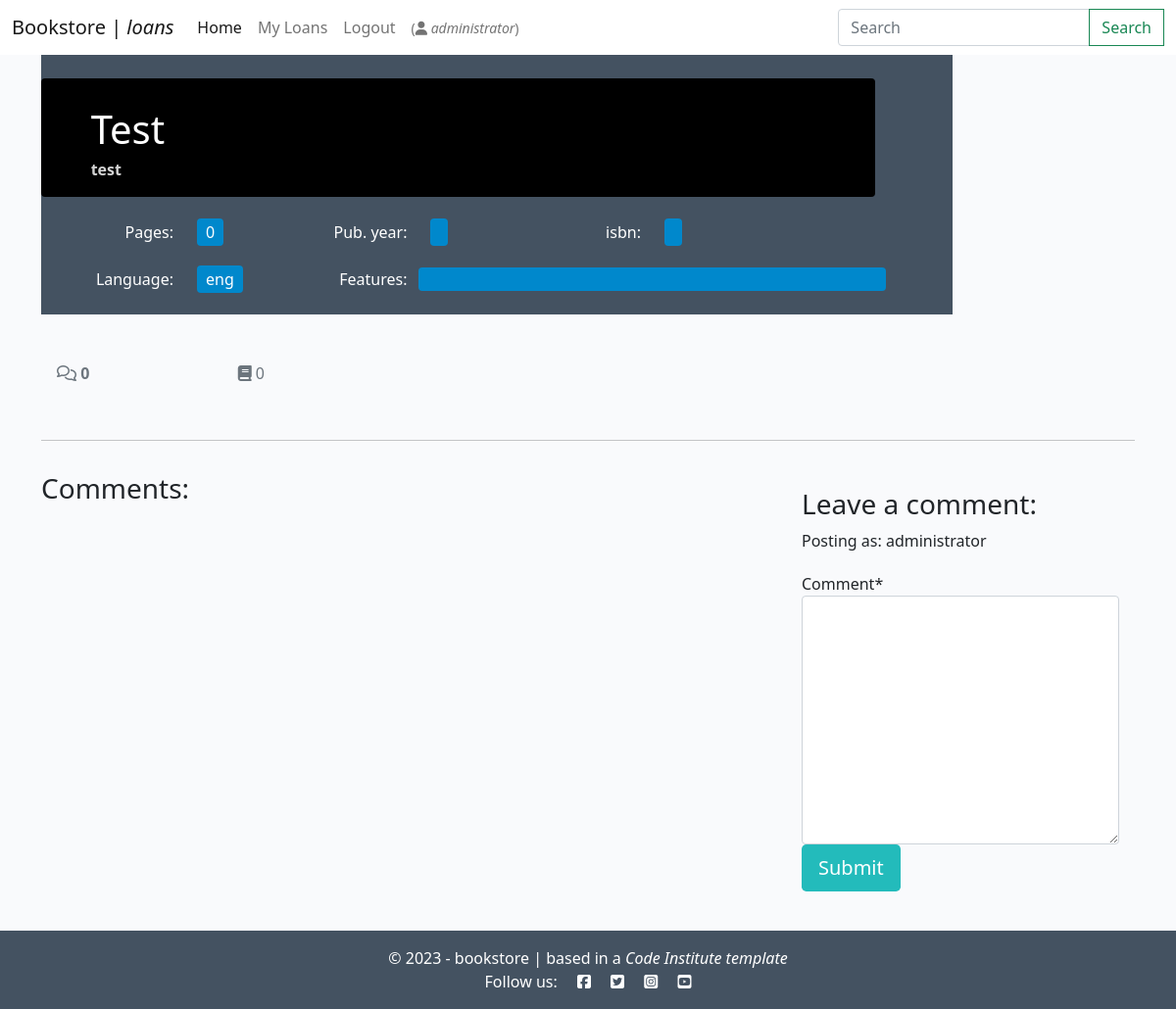
Page /test/ (signed in) on the committed database.
### loans/models.py (models this page shows, shortened)
class Book(models.Model):
    title = models.CharField(max_length=150, unique=False)
    slug = models.SlugField(max_length=155, unique=True)
    author = models.CharField(max_length=150, unique=False)
    number_of_items = models.IntegerField(default=1)
    items_to_loan = models.IntegerField(default=0)
    pub_year = models.DateTimeField(blank=True, null=True)
    publisher = models.CharField(max_length=100, unique=False, blank=True)
    pages = models.IntegerField(default=0)
    isbn = models.CharField(max_length=13, unique=False, blank=True)
    language = models.CharField(max_length=3, default="eng", unique=False)
    translators = models.CharField(max_length=200, unique=False, blank=True)
    description = models.TextField(blank=True)
    cover = CloudinaryField('image', default='notimage')
    features = models.TextField(blank=True)
    created_on = models.DateTimeField(auto_now_add=True)
    updated_on = models.DateTimeField(auto_now=True)
    class Meta:
        ordering = ["-created_on"]
    def items_available_to_loan(self):
        books_on_loan = self.items_to_loan - self.book_loans.filter(status__lt=3).count()
        if (self.items_to_loan > 0):
            return f" {books_on_loan} (of {self.items_to_loan})"
        else:
            return "0"

### loans/views.py (the view, shortened to what this page needs)
# urls.py: path('<slug:slug>/', views.BookDetail.as_view(), name='book_detail'),
class BookDetail(View):
    def get(self, request, slug, *args, **kwargs):
        queryset = Book.objects
        book = get_object_or_404(queryset, slug=slug)
        comments = book.book_comments.filter(approved=True).order_by("-created_on")
        loans = book.book_loans.filter(user=request.user, status__lt=3).order_by("-created_on")
        message_action = ""
        return render(
            request,
            "book_detail.html",
            {
                "book": book,
                "comments": comments,
                "loans": loans,
                "commented": False,
                "comment_form": CommentForm(),
                "message_action": message_action
            },
        )

### loans/forms.py
class CommentForm(forms.ModelForm):
    class Meta:
        model = Comment
        fields = ('comment',)

### templates/book_detail.html (shortened to what this page needs)
{% extends 'base.html' %} {% block content %}
{% load crispy_forms_tags %}
<div class="container">
    <div class="row g-0">
        <div class="col-md-10 masthead-text">
            <br>
            <div class="row">
                <div class="col-md-11">
                    <div class="back-title">
                        <h1 class="book-title">{{ book.title }}</h1>
                        <p class="book-subtitle">{{ book.author }}</p>
                    </div>
                    </div>
                <div class="col-md-1"></div>
            </div>
            <br>
            <div class="row">
                <div class="d-none d-md-block col-md-2 text-end">Pages:</div>
                <div class="d-none d-md-block col-md-1"><span class="fiel_value">{{ book.pages }}</span></div>
                <div class="d-none d-md-block col-md-2 text-end">Pub. year:</div>
                <div class="d-none d-md-block col-md-1"><span class="fiel_value">{{ book.pub_year.year }}</span></div>
                <div class="d-none d-md-block col-md-2 text-end">isbn:</div>
                <div class="d-none d-md-block col-md-1"><span class="fiel_value">{{ book.isbn }}</span></div>
            </div>
            <br>
            <div class="row">
                <div class="d-none d-md-block col-md-2 text-end">Language:</div>
                <div class="d-none d-md-block col-md-1"><span class="fiel_value">{{ book.language }}</span></div>
                <div class="d-none d-md-block col-md-2 text-end">Features:</div>
                <div class="d-none d-md-block col-md-6 fiel_value"></div>
            </div>
            <br>
        </div>
        <div class="col-12 col-md-2 cover_image">
        </div>
    </div>
</div>
<div class="container">
    <div class="row">
        <div class="col card mb-4  mt-3 left  top">
            <div class="card-body">
                <div class="row">
                    <div class="col-2">
                        {% with comments.count as total_comments %}
                        <strong class="text-secondary"><i class="far fa-comments"></i>
                            {{ total_comments }}</strong>
                        {% endwith %}
                    </div>
                    <div class="col-2">
                    {% if " 0 (" in book.items_available_to_loan %}
                    <span class="text-secondary"><i class="fa fa-book-open-reader"></i> <del>{{ book.items_available_to_loan }}</del></span>
                    {% else %}
                    <span class="text-secondary"><i class="fa fa-book"></i> {{ book.items_available_to_loan }}</span>
                    {% endif %}
                    </div>
                    {% if user.is_authenticated %}
                    <div class="col-3">
                    </div>
                    {% endif %}
                </div>
            </div>
        </div>
    </div>
    <div class="row">
        <div class="col">
            <hr>
        </div>
    </div>
    <div class="row">
        <div class="col-md-8 card mb-4  mt-3 ">
            <h3>Comments:</h3>
            <div class="card-body">
            </div>
        </div>
        <div class="col-md-4 card mb-4  mt-3 ">
            <div class="card-body">
                {% if commented %}
                <div class="alert alert-success" role="alert">
                    Your comment is awaiting approval
                </div>
                {% else %}
                {% if user.is_authenticated %}
                <h3>Leave a comment:</h3>
                <p>Posting as: {{ user.username }}</p>
                <form method="post" style="margin-top: 1.3em;">
                    {{ comment_form | crispy }}
                    <button type="submit" class="btn btn-signup btn-lg">Submit</button>
                </form>
                {% endif %}
                {% endif %}
            </div>
        </div>
    </div>
</div>
{% endblock content %}

### templates/base.html (shortened to what this page needs)
{% load static %}
<!DOCTYPE html>
<html lang="en" class="h-100">
<head>
    <link rel="stylesheet" href="https://cdnjs.cloudflare.com/ajax/libs/font-awesome/5.15.3/css/all.min.css">
    <link href="https://cdn.jsdelivr.net/npm/bootstrap@5.0.1/dist/css/bootstrap.min.css" rel="stylesheet"
>
    <link rel="stylesheet" href="{% static 'css/style.css' %}">
</head>
<body class="d-flex flex-column h-100 main-bg">
    <nav class="navbar navbar-expand-lg navbar-light bg-white">
        <div class="container-fluid">
            <a class="navbar-brand" href="{% url 'home' %}">Bookstore<span
                        class="thin"> | <span class="italic">loans</span></span></a>
            <div class="collapse navbar-collapse" id="navbarText">
                <ul class="navbar-nav me-auto mb-2 mb-lg-0">
                    <li class="nav-item">
                        <a class="nav-link active" aria-current="page" href="{% url 'home' %}"> Home</a>
                    </li>
                    {% if user.is_authenticated %}
                    <li class="nav-item">
                        <a class="nav-link" href="{% url 'loan_detail' %}"> My Loans</a>
                    </li>
                    <li class="nav-item">
                        <a class="nav-link" href="{% url 'account_logout' %}"> Logout</a>
                    </li>
                    <span class="navbar-brand nav-link font-16"><small>(<i class="fa-solid fa-user"></i> <span class="italic">{{ request.user }}</span>)</small></span>
                    {% endif %}
                </ul>
                <form class="form-inline my-2 my-lg-0" method="post" action="/">
                    <div class="input-group">
                    <input class="form-control mr-sm-2" name="q" type="search" placeholder="Search" aria-label="Search">
                    <button class="btn btn-outline-success my-2 my-sm-0" type="submit">Search</button>
                    </div>
                </form>
            </div>
        </div>
    </nav>
    <main class="flex-shrink-0 main-bg">
        {% block content %}{% endblock content %}
    </main>
    <footer class="footer mt-auto py-3 dark-bg">
        <p class="m-0 text-center text-white">© 2023 - bookstore | based in a <span class="italic notdecoration">
            <a target="_blank" href="https://github.com/Code-Institute-Solutions/django-blog-starter-files">Code Institute template</a></span></p>
        <p class="m-0 text-center text-white">Follow us: <i class="fab fa-facebook-square ms-3"></i>
            <i class="fab fa-twitter-square ms-3"></i>
            <i class="fab fa-instagram-square ms-3"></i>
            <i class="fab fa-youtube-square ms-3"></i></p>
    </footer>
</body>
</html>

### static/css/style.css (style rules this page uses)
body { background-color: #F9FAFC; }
.italic { font-style: italic; }
.font-16 { font-size: 16px; padding: 8px; }
footer a { text-decoration: none; color: #fff; }
.thin { font-weight: 300; }
.dark-bg { background-color: #445261; }
.main-bg { background-color: #F9FAFC; }
.card { border: none; background-color: transparent; }
.masthead-text { background-color: #445261; color: white; position: relative; }
.book-title { margin-top: 3%; margin-left: 5%; }
.book-subtitle { font-weight: 600; margin-left: 5%; color: lightgray; }
.fiel_value { min-height: 20px; border: 0px; -moz-border-radius: 4px; border-radius: 4px; background-color: #0088cc; padding: 3px 9px; line-height: 18px; }
.back-title { min-height: 20px; border: 0px; -moz-border-radius: 4px; border-radius: 4px; background-color: #000000; padding: 3px 9px; line-height: 18px; }
.btn-signup { background-color: #23BBBB; color: #fff; }

### rows in the picture
Book: title "Test", author "test", pages "0", language "eng", items_available_to_loan "0"

### other values in the picture
{{ request.user }} "administrator"
{{ total_comments }} "0"
{{ user.username }} "administrator"
